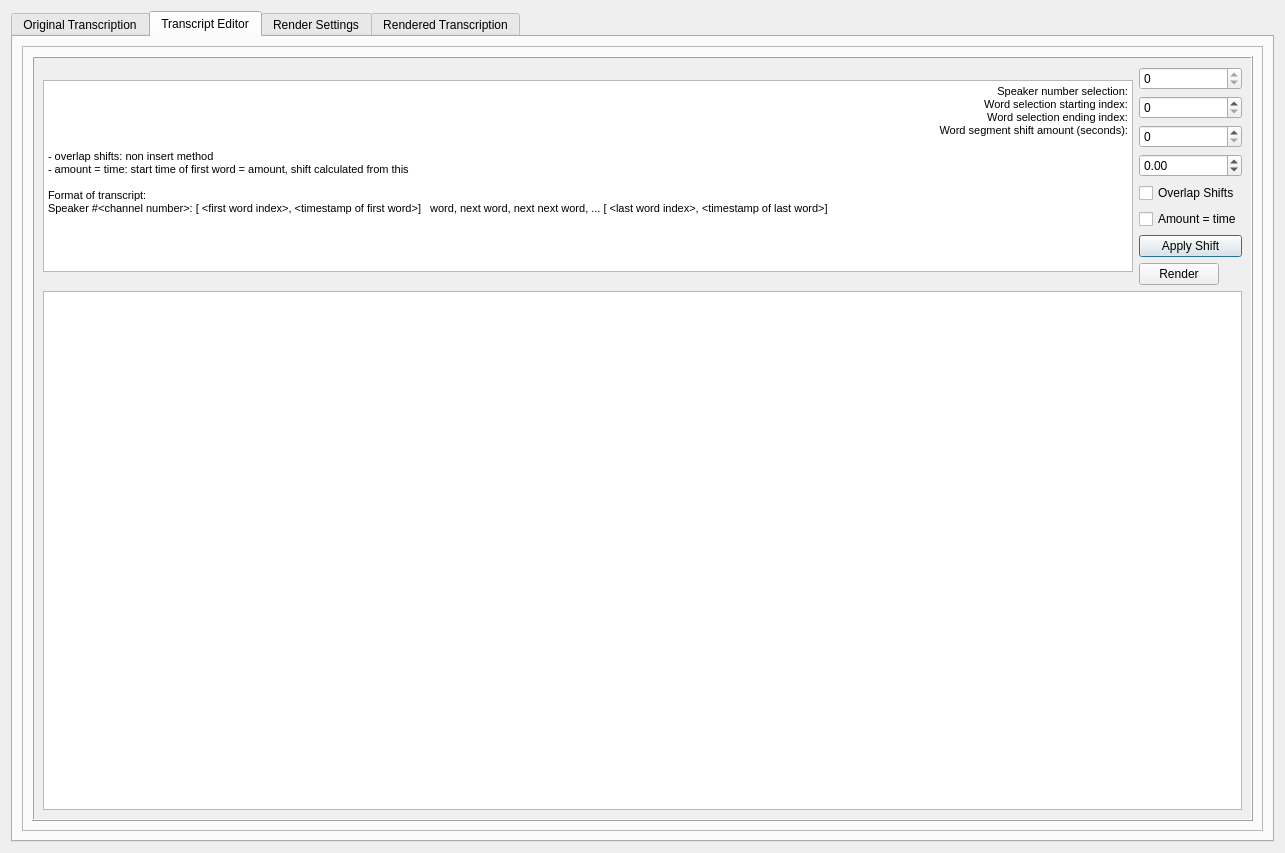
<?xml version="1.0" encoding="UTF-8"?>
<ui version="4.0">
 <class>TranscriptEditor</class>
 <widget class="QDialog" name="TranscriptEditor">
  <property name="geometry">
   <rect>
    <x>0</x>
    <y>0</y>
    <width>1285</width>
    <height>853</height>
   </rect>
  </property>
  <property name="sizePolicy">
   <sizepolicy hsizetype="Minimum" vsizetype="Minimum">
    <horstretch>0</horstretch>
    <verstretch>0</verstretch>
   </sizepolicy>
  </property>
  <property name="windowTitle">
   <string>Dialog</string>
  </property>
  <layout class="QGridLayout" name="gridLayout">
   <item row="0" column="0">
    <widget class="QTabWidget" name="TabWidget">
     <property name="sizePolicy">
      <sizepolicy hsizetype="Minimum" vsizetype="Minimum">
       <horstretch>0</horstretch>
       <verstretch>0</verstretch>
      </sizepolicy>
     </property>
     <property name="focusPolicy">
      <enum>Qt::StrongFocus</enum>
     </property>
     <property name="autoFillBackground">
      <bool>true</bool>
     </property>
     <property name="currentIndex">
      <number>1</number>
     </property>
     <widget class="QWidget" name="tab1">
      <attribute name="title">
       <string>Original Transcription</string>
      </attribute>
      <layout class="QGridLayout" name="gridLayout_2">
       <item row="0" column="0">
        <widget class="QTabWidget" name="OriginalChannelTabs">
         <property name="currentIndex">
          <number>0</number>
         </property>
         <widget class="QWidget" name="tab_2">
          <attribute name="title">
           <string>Main Channel</string>
          </attribute>
          <layout class="QGridLayout" name="gridLayout_8">
           <item row="0" column="0">
            <widget class="QFrame" name="OldTransFrame">
             <property name="sizePolicy">
              <sizepolicy hsizetype="Minimum" vsizetype="Minimum">
               <horstretch>0</horstretch>
               <verstretch>0</verstretch>
              </sizepolicy>
             </property>
             <property name="layoutDirection">
              <enum>Qt::LeftToRight</enum>
             </property>
             <property name="autoFillBackground">
              <bool>true</bool>
             </property>
             <property name="frameShape">
              <enum>QFrame::Box</enum>
             </property>
             <property name="frameShadow">
              <enum>QFrame::Raised</enum>
             </property>
             <layout class="QGridLayout" name="gridLayout_3">
              <item row="0" column="0" colspan="2">
               <widget class="QTextEdit" name="oldwords">
                <property name="sizePolicy">
                 <sizepolicy hsizetype="MinimumExpanding" vsizetype="Fixed">
                  <horstretch>0</horstretch>
                  <verstretch>0</verstretch>
                 </sizepolicy>
                </property>
               </widget>
              </item>
              <item row="2" column="0" colspan="2">
               <widget class="QScrollBar" name="OldSpecScrollBar">
                <property name="sizePolicy">
                 <sizepolicy hsizetype="Minimum" vsizetype="Preferred">
                  <horstretch>0</horstretch>
                  <verstretch>0</verstretch>
                 </sizepolicy>
                </property>
                <property name="maximumSize">
                 <size>
                  <width>16777215</width>
                  <height>200</height>
                 </size>
                </property>
                <property name="orientation">
                 <enum>Qt::Horizontal</enum>
                </property>
               </widget>
              </item>
              <item row="1" column="0" colspan="2">
               <widget class="QWidget" name="oldspec_plot" native="true">
                <property name="sizePolicy">
                 <sizepolicy hsizetype="MinimumExpanding" vsizetype="MinimumExpanding">
                  <horstretch>0</horstretch>
                  <verstretch>0</verstretch>
                 </sizepolicy>
                </property>
               </widget>
              </item>
             </layout>
            </widget>
           </item>
          </layout>
         </widget>
        </widget>
       </item>
      </layout>
     </widget>
     <widget class="QWidget" name="tab">
      <attribute name="title">
       <string>Transcript Editor</string>
      </attribute>
      <layout class="QGridLayout" name="gridLayout_6">
       <item row="1" column="0">
        <widget class="QFrame" name="frame_2">
         <property name="frameShape">
          <enum>QFrame::StyledPanel</enum>
         </property>
         <property name="frameShadow">
          <enum>QFrame::Raised</enum>
         </property>
         <layout class="QGridLayout" name="gridLayout_9">
          <item row="0" column="0">
           <widget class="QFrame" name="EditTransFrame">
            <property name="sizePolicy">
             <sizepolicy hsizetype="Minimum" vsizetype="Minimum">
              <horstretch>0</horstretch>
              <verstretch>0</verstretch>
             </sizepolicy>
            </property>
            <property name="layoutDirection">
             <enum>Qt::LeftToRight</enum>
            </property>
            <property name="autoFillBackground">
             <bool>true</bool>
            </property>
            <property name="frameShape">
             <enum>QFrame::Box</enum>
            </property>
            <property name="frameShadow">
             <enum>QFrame::Raised</enum>
            </property>
            <layout class="QGridLayout" name="gridLayout_7">
             <item row="8" column="0" colspan="2">
              <widget class="QTextBrowser" name="TranscriptWordBox">
               <property name="sizePolicy">
                <sizepolicy hsizetype="Expanding" vsizetype="Minimum">
                 <horstretch>0</horstretch>
                 <verstretch>0</verstretch>
                </sizepolicy>
               </property>
               <property name="tabStopDistance">
                <double>88.000000000000000</double>
               </property>
               <property name="placeholderText">
                <string/>
               </property>
              </widget>
             </item>
             <item row="5" column="1">
              <widget class="QCheckBox" name="ShiftAsTimestampButton">
               <property name="text">
                <string>Amount = time</string>
               </property>
              </widget>
             </item>
             <item row="4" column="1">
              <widget class="QCheckBox" name="DoOverlapButton">
               <property name="text">
                <string>Overlap Shifts</string>
               </property>
              </widget>
             </item>
             <item row="1" column="1">
              <widget class="QSpinBox" name="WordSelectStart">
               <property name="sizePolicy">
                <sizepolicy hsizetype="Minimum" vsizetype="Fixed">
                 <horstretch>0</horstretch>
                 <verstretch>0</verstretch>
                </sizepolicy>
               </property>
              </widget>
             </item>
             <item row="3" column="1">
              <widget class="QDoubleSpinBox" name="WordShiftAmount">
               <property name="sizePolicy">
                <sizepolicy hsizetype="Minimum" vsizetype="Fixed">
                 <horstretch>0</horstretch>
                 <verstretch>0</verstretch>
                </sizepolicy>
               </property>
               <property name="minimum">
                <double>-9999999.000000000000000</double>
               </property>
               <property name="maximum">
                <double>9999999.000000000000000</double>
               </property>
              </widget>
             </item>
             <item row="2" column="1">
              <widget class="QSpinBox" name="WordSelectEnd">
               <property name="sizePolicy">
                <sizepolicy hsizetype="Minimum" vsizetype="Fixed">
                 <horstretch>0</horstretch>
                 <verstretch>0</verstretch>
                </sizepolicy>
               </property>
              </widget>
             </item>
             <item row="6" column="1">
              <widget class="QPushButton" name="ApplyShiftButton">
               <property name="text">
                <string>Apply Shift</string>
               </property>
              </widget>
             </item>
             <item row="0" column="1">
              <widget class="QSpinBox" name="ChannelSelectBox">
               <property name="maximum">
                <number>0</number>
               </property>
              </widget>
             </item>
             <item row="0" column="0" rowspan="8">
              <widget class="QTextBrowser" name="DescriptionBox">
               <property name="sizePolicy">
                <sizepolicy hsizetype="Minimum" vsizetype="Maximum">
                 <horstretch>0</horstretch>
                 <verstretch>0</verstretch>
                </sizepolicy>
               </property>
               <property name="html">
                <string>&lt;!DOCTYPE HTML PUBLIC &quot;-//W3C//DTD HTML 4.0//EN&quot; &quot;http://www.w3.org/TR/REC-html40/strict.dtd&quot;&gt;
&lt;html&gt;&lt;head&gt;&lt;meta name=&quot;qrichtext&quot; content=&quot;1&quot; /&gt;&lt;style type=&quot;text/css&quot;&gt;
p, li { white-space: pre-wrap; }
&lt;/style&gt;&lt;/head&gt;&lt;body style=&quot; font-family:'MS Shell Dlg 2'; font-size:8pt; font-weight:400; font-style:normal;&quot;&gt;
&lt;p align=&quot;right&quot; style=&quot; margin-top:0px; margin-bottom:0px; margin-left:0px; margin-right:0px; -qt-block-indent:0; text-indent:0px;&quot;&gt;Speaker number selection:&lt;/p&gt;
&lt;p align=&quot;right&quot; style=&quot; margin-top:0px; margin-bottom:0px; margin-left:0px; margin-right:0px; -qt-block-indent:0; text-indent:0px;&quot;&gt;Word selection starting index:&lt;/p&gt;
&lt;p align=&quot;right&quot; style=&quot; margin-top:0px; margin-bottom:0px; margin-left:0px; margin-right:0px; -qt-block-indent:0; text-indent:0px;&quot;&gt;Word selection ending index:&lt;/p&gt;
&lt;p align=&quot;right&quot; style=&quot; margin-top:0px; margin-bottom:0px; margin-left:0px; margin-right:0px; -qt-block-indent:0; text-indent:0px;&quot;&gt;Word segment shift amount (seconds):&lt;/p&gt;
&lt;p style=&quot;-qt-paragraph-type:empty; margin-top:0px; margin-bottom:0px; margin-left:0px; margin-right:0px; -qt-block-indent:0; text-indent:0px;&quot;&gt;&lt;br /&gt;&lt;/p&gt;
&lt;p style=&quot; margin-top:0px; margin-bottom:0px; margin-left:0px; margin-right:0px; -qt-block-indent:0; text-indent:0px;&quot;&gt;- overlap shifts: non insert method&lt;/p&gt;
&lt;p style=&quot; margin-top:0px; margin-bottom:0px; margin-left:0px; margin-right:0px; -qt-block-indent:0; text-indent:0px;&quot;&gt;- amount = time: start time of first word = amount, shift calculated from this &lt;/p&gt;
&lt;p style=&quot;-qt-paragraph-type:empty; margin-top:0px; margin-bottom:0px; margin-left:0px; margin-right:0px; -qt-block-indent:0; text-indent:0px;&quot;&gt;&lt;br /&gt;&lt;/p&gt;
&lt;p style=&quot; margin-top:0px; margin-bottom:0px; margin-left:0px; margin-right:0px; -qt-block-indent:0; text-indent:0px;&quot;&gt;Format of transcript:&lt;/p&gt;
&lt;p style=&quot; margin-top:0px; margin-bottom:0px; margin-left:0px; margin-right:0px; -qt-block-indent:0; text-indent:0px;&quot;&gt;Speaker #&amp;lt;channel number&amp;gt;: [ &amp;lt;first word index&amp;gt;, &amp;lt;timestamp of first word&amp;gt;]   word, next word, next next word, ... [ &amp;lt;last word index&amp;gt;, &amp;lt;timestamp of last word&amp;gt;]&lt;/p&gt;&lt;/body&gt;&lt;/html&gt;</string>
               </property>
              </widget>
             </item>
             <item row="7" column="1">
              <widget class="QPushButton" name="RenderButton">
               <property name="sizePolicy">
                <sizepolicy hsizetype="Fixed" vsizetype="Fixed">
                 <horstretch>0</horstretch>
                 <verstretch>0</verstretch>
                </sizepolicy>
               </property>
               <property name="maximumSize">
                <size>
                 <width>16777215</width>
                 <height>16777215</height>
                </size>
               </property>
               <property name="text">
                <string>Render</string>
               </property>
               <property name="iconSize">
                <size>
                 <width>18</width>
                 <height>18</height>
                </size>
               </property>
              </widget>
             </item>
            </layout>
           </widget>
          </item>
         </layout>
        </widget>
       </item>
      </layout>
     </widget>
     <widget class="QWidget" name="tab_3">
      <attribute name="title">
       <string>Render Settings</string>
      </attribute>
      <layout class="QGridLayout" name="gridLayout_12">
       <item row="0" column="0">
        <widget class="QFrame" name="RenderSettingsFrame">
         <property name="sizePolicy">
          <sizepolicy hsizetype="Minimum" vsizetype="Minimum">
           <horstretch>0</horstretch>
           <verstretch>0</verstretch>
          </sizepolicy>
         </property>
         <property name="layoutDirection">
          <enum>Qt::LeftToRight</enum>
         </property>
         <property name="autoFillBackground">
          <bool>true</bool>
         </property>
         <property name="frameShape">
          <enum>QFrame::Box</enum>
         </property>
         <property name="frameShadow">
          <enum>QFrame::Raised</enum>
         </property>
         <widget class="QFrame" name="PauseShorteningFrame">
          <property name="geometry">
           <rect>
            <x>12</x>
            <y>12</y>
            <width>341</width>
            <height>131</height>
           </rect>
          </property>
          <property name="frameShape">
           <enum>QFrame::StyledPanel</enum>
          </property>
          <property name="frameShadow">
           <enum>QFrame::Raised</enum>
          </property>
          <layout class="QGridLayout" name="gridLayout_10">
           <item row="0" column="0">
            <widget class="QTextEdit" name="PauseShorteningText">
             <property name="html">
              <string>&lt;!DOCTYPE HTML PUBLIC &quot;-//W3C//DTD HTML 4.0//EN&quot; &quot;http://www.w3.org/TR/REC-html40/strict.dtd&quot;&gt;
&lt;html&gt;&lt;head&gt;&lt;meta name=&quot;qrichtext&quot; content=&quot;1&quot; /&gt;&lt;style type=&quot;text/css&quot;&gt;
p, li { white-space: pre-wrap; }
&lt;/style&gt;&lt;/head&gt;&lt;body style=&quot; font-family:'MS Shell Dlg 2'; font-size:8pt; font-weight:400; font-style:normal;&quot;&gt;
&lt;p style=&quot; margin-top:0px; margin-bottom:0px; margin-left:0px; margin-right:0px; -qt-block-indent:0; text-indent:0px;&quot;&gt;&lt;span style=&quot; font-weight:600;&quot;&gt;Pause Shortening:&lt;/span&gt;&lt;/p&gt;
&lt;p style=&quot; margin-top:0px; margin-bottom:0px; margin-left:0px; margin-right:0px; -qt-block-indent:0; text-indent:0px;&quot;&gt;Enter max pause amount in slider. Any pauses &amp;gt; amount gets shortened to amount&lt;/p&gt;&lt;/body&gt;&lt;/html&gt;</string>
             </property>
            </widget>
           </item>
           <item row="1" column="0">
            <widget class="QRadioButton" name="PauseShorteningButton">
             <property name="text">
              <string>Enable Pause Shorterning</string>
             </property>
             <property name="checked">
              <bool>false</bool>
             </property>
            </widget>
           </item>
           <item row="2" column="0">
            <widget class="QDoubleSpinBox" name="PauseShortenAmountBox"/>
           </item>
          </layout>
         </widget>
         <widget class="QFrame" name="BackgrundNoiseFillFrame">
          <property name="geometry">
           <rect>
            <x>360</x>
            <y>10</y>
            <width>241</width>
            <height>121</height>
           </rect>
          </property>
          <property name="frameShape">
           <enum>QFrame::StyledPanel</enum>
          </property>
          <property name="frameShadow">
           <enum>QFrame::Raised</enum>
          </property>
          <widget class="QTextEdit" name="BackGroundNoiseFillerText">
           <property name="geometry">
            <rect>
             <x>10</x>
             <y>20</y>
             <width>191</width>
             <height>31</height>
            </rect>
           </property>
           <property name="html">
            <string>&lt;!DOCTYPE HTML PUBLIC &quot;-//W3C//DTD HTML 4.0//EN&quot; &quot;http://www.w3.org/TR/REC-html40/strict.dtd&quot;&gt;
&lt;html&gt;&lt;head&gt;&lt;meta name=&quot;qrichtext&quot; content=&quot;1&quot; /&gt;&lt;style type=&quot;text/css&quot;&gt;
p, li { white-space: pre-wrap; }
&lt;/style&gt;&lt;/head&gt;&lt;body style=&quot; font-family:'MS Shell Dlg 2'; font-size:8pt; font-weight:400; font-style:normal;&quot;&gt;
&lt;p style=&quot; margin-top:0px; margin-bottom:0px; margin-left:0px; margin-right:0px; -qt-block-indent:0; text-indent:0px;&quot;&gt;&lt;span style=&quot; font-weight:600;&quot;&gt;Background Noise Filler:&lt;/span&gt;&lt;/p&gt;&lt;/body&gt;&lt;/html&gt;</string>
           </property>
          </widget>
          <widget class="QRadioButton" name="BackgroundNoiseFillButton">
           <property name="geometry">
            <rect>
             <x>10</x>
             <y>60</y>
             <width>191</width>
             <height>19</height>
            </rect>
           </property>
           <property name="text">
            <string>Enable Background Noise Filler</string>
           </property>
          </widget>
         </widget>
         <widget class="QFrame" name="WindowingEnableFrame">
          <property name="geometry">
           <rect>
            <x>610</x>
            <y>10</y>
            <width>291</width>
            <height>81</height>
           </rect>
          </property>
          <property name="frameShape">
           <enum>QFrame::StyledPanel</enum>
          </property>
          <property name="frameShadow">
           <enum>QFrame::Raised</enum>
          </property>
          <widget class="QTextEdit" name="CrossfadeEnableText">
           <property name="geometry">
            <rect>
             <x>10</x>
             <y>10</y>
             <width>271</width>
             <height>31</height>
            </rect>
           </property>
           <property name="html">
            <string>&lt;!DOCTYPE HTML PUBLIC &quot;-//W3C//DTD HTML 4.0//EN&quot; &quot;http://www.w3.org/TR/REC-html40/strict.dtd&quot;&gt;
&lt;html&gt;&lt;head&gt;&lt;meta name=&quot;qrichtext&quot; content=&quot;1&quot; /&gt;&lt;style type=&quot;text/css&quot;&gt;
p, li { white-space: pre-wrap; }
&lt;/style&gt;&lt;/head&gt;&lt;body style=&quot; font-family:'MS Shell Dlg 2'; font-size:8pt; font-weight:400; font-style:normal;&quot;&gt;
&lt;p style=&quot; margin-top:0px; margin-bottom:0px; margin-left:0px; margin-right:0px; -qt-block-indent:0; text-indent:0px;&quot;&gt;&lt;span style=&quot; font-weight:600;&quot;&gt;Crossfade start/ends of sliced semgents:&lt;/span&gt;&lt;/p&gt;&lt;/body&gt;&lt;/html&gt;</string>
           </property>
          </widget>
          <widget class="QRadioButton" name="CrossfadeEnableButton">
           <property name="geometry">
            <rect>
             <x>10</x>
             <y>50</y>
             <width>231</width>
             <height>19</height>
            </rect>
           </property>
           <property name="text">
            <string>Enable Crossfade on edited segments</string>
           </property>
          </widget>
         </widget>
         <widget class="QFrame" name="frame">
          <property name="geometry">
           <rect>
            <x>10</x>
            <y>150</y>
            <width>331</width>
            <height>111</height>
           </rect>
          </property>
          <property name="frameShape">
           <enum>QFrame::StyledPanel</enum>
          </property>
          <property name="frameShadow">
           <enum>QFrame::Raised</enum>
          </property>
          <widget class="QTextEdit" name="ProfanityFilterText">
           <property name="geometry">
            <rect>
             <x>10</x>
             <y>20</y>
             <width>319</width>
             <height>31</height>
            </rect>
           </property>
           <property name="html">
            <string>&lt;!DOCTYPE HTML PUBLIC &quot;-//W3C//DTD HTML 4.0//EN&quot; &quot;http://www.w3.org/TR/REC-html40/strict.dtd&quot;&gt;
&lt;html&gt;&lt;head&gt;&lt;meta name=&quot;qrichtext&quot; content=&quot;1&quot; /&gt;&lt;style type=&quot;text/css&quot;&gt;
p, li { white-space: pre-wrap; }
&lt;/style&gt;&lt;/head&gt;&lt;body style=&quot; font-family:'MS Shell Dlg 2'; font-size:8pt; font-weight:400; font-style:normal;&quot;&gt;
&lt;p style=&quot; margin-top:0px; margin-bottom:0px; margin-left:0px; margin-right:0px; -qt-block-indent:0; text-indent:0px;&quot;&gt;&lt;span style=&quot; font-weight:600;&quot;&gt;Profanity Filter:&lt;/span&gt;&lt;/p&gt;&lt;/body&gt;&lt;/html&gt;</string>
           </property>
          </widget>
          <widget class="QRadioButton" name="ProfanityFilterButton">
           <property name="geometry">
            <rect>
             <x>10</x>
             <y>70</y>
             <width>171</width>
             <height>19</height>
            </rect>
           </property>
           <property name="text">
            <string>Enable Profanity Filter</string>
           </property>
          </widget>
         </widget>
        </widget>
       </item>
      </layout>
     </widget>
     <widget class="QWidget" name="tab2">
      <attribute name="title">
       <string>Rendered Transcription</string>
      </attribute>
      <layout class="QGridLayout" name="gridLayout_5">
       <item row="0" column="0">
        <widget class="QTabWidget" name="RenderedChannelTabs">
         <property name="currentIndex">
          <number>0</number>
         </property>
         <widget class="QWidget" name="tab_6">
          <attribute name="title">
           <string>Main Channel</string>
          </attribute>
          <layout class="QGridLayout" name="gridLayout_11">
           <item row="0" column="0">
            <widget class="QFrame" name="NewTransFrame">
             <property name="sizePolicy">
              <sizepolicy hsizetype="Minimum" vsizetype="Minimum">
               <horstretch>0</horstretch>
               <verstretch>0</verstretch>
              </sizepolicy>
             </property>
             <property name="layoutDirection">
              <enum>Qt::LeftToRight</enum>
             </property>
             <property name="autoFillBackground">
              <bool>true</bool>
             </property>
             <property name="frameShape">
              <enum>QFrame::Box</enum>
             </property>
             <property name="frameShadow">
              <enum>QFrame::Raised</enum>
             </property>
             <layout class="QGridLayout" name="gridLayout_4">
              <item row="2" column="0" colspan="2">
               <widget class="QWidget" name="newspec_plot" native="true">
                <property name="sizePolicy">
                 <sizepolicy hsizetype="MinimumExpanding" vsizetype="MinimumExpanding">
                  <horstretch>0</horstretch>
                  <verstretch>0</verstretch>
                 </sizepolicy>
                </property>
               </widget>
              </item>
              <item row="3" column="0" colspan="2">
               <widget class="QScrollBar" name="NewSpecScrollBar">
                <property name="sizePolicy">
                 <sizepolicy hsizetype="Minimum" vsizetype="Preferred">
                  <horstretch>0</horstretch>
                  <verstretch>0</verstretch>
                 </sizepolicy>
                </property>
                <property name="maximumSize">
                 <size>
                  <width>16777215</width>
                  <height>200</height>
                 </size>
                </property>
                <property name="orientation">
                 <enum>Qt::Horizontal</enum>
                </property>
               </widget>
              </item>
              <item row="0" column="1">
               <widget class="QPushButton" name="SetOriginalButton">
                <property name="sizePolicy">
                 <sizepolicy hsizetype="Fixed" vsizetype="Fixed">
                  <horstretch>0</horstretch>
                  <verstretch>0</verstretch>
                 </sizepolicy>
                </property>
                <property name="text">
                 <string>Set as Original</string>
                </property>
                <property name="iconSize">
                 <size>
                  <width>18</width>
                  <height>18</height>
                 </size>
                </property>
               </widget>
              </item>
              <item row="1" column="0" colspan="2">
               <widget class="QTextEdit" name="newwords">
                <property name="sizePolicy">
                 <sizepolicy hsizetype="MinimumExpanding" vsizetype="Fixed">
                  <horstretch>0</horstretch>
                  <verstretch>0</verstretch>
                 </sizepolicy>
                </property>
               </widget>
              </item>
             </layout>
            </widget>
           </item>
          </layout>
         </widget>
        </widget>
       </item>
      </layout>
     </widget>
    </widget>
   </item>
  </layout>
 </widget>
 <resources/>
 <connections/>
</ui>
